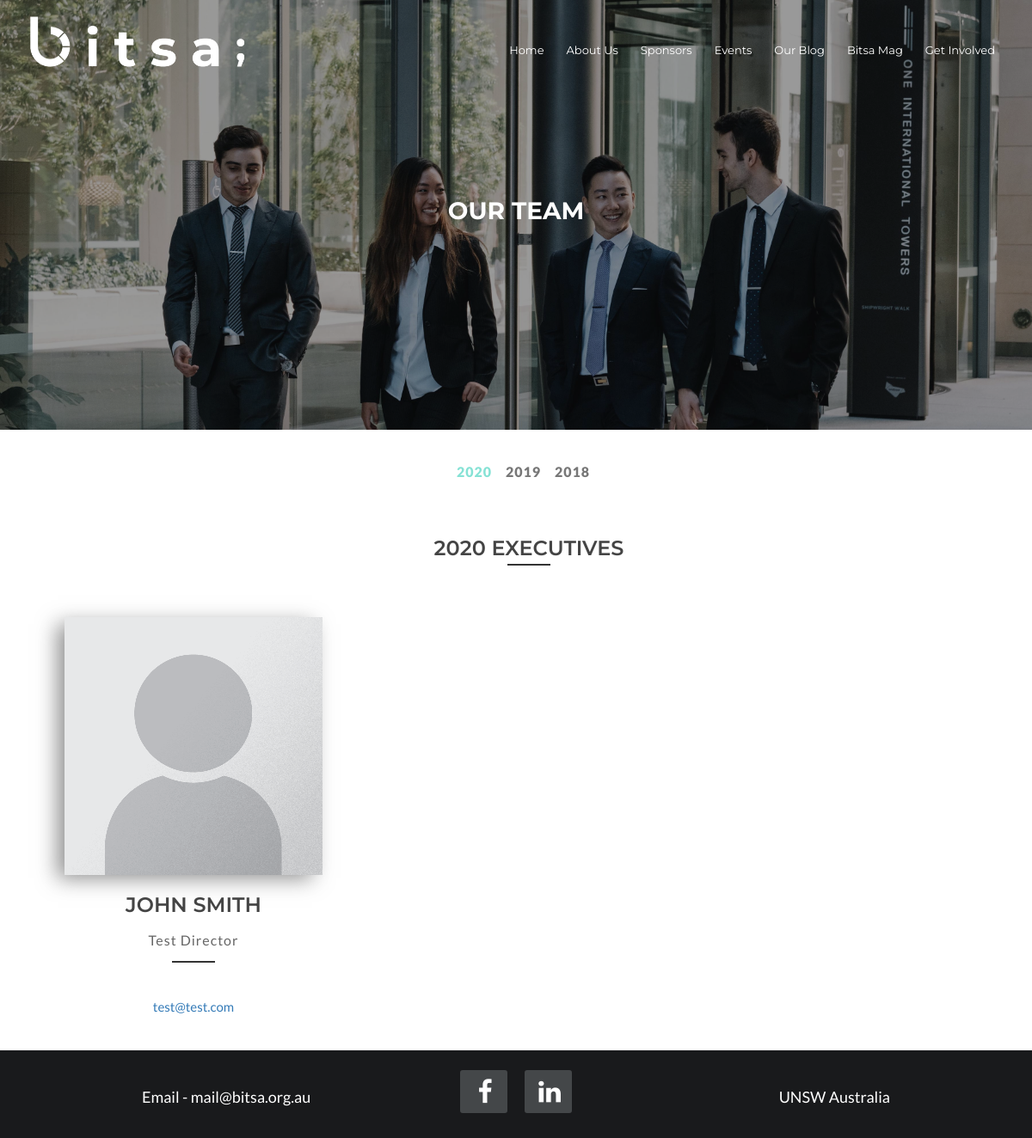
Page /ourteam on the committed database.
### blog/models.py (models this page shows, shortened)
class Profile(models.Model):
  position = models.CharField(max_length=200)
  name = models.CharField(max_length=500)
  image = models.ImageField(upload_to='images/profile')
  year = models.CharField(max_length=4)
  email = models.EmailField(max_length=500, null=True)
  degree = models.CharField(max_length=500, null=True)
  hobby = models.CharField(max_length=500, null=True)
  one_word = models.CharField(max_length=500, null=True)
  linkedin = models.CharField(max_length=1000, null=True)

### blog/views.py (the view)
# urls.py: path('ourteam', views.ourteam, name='ourteam'),
def ourteam(request):
  title = "Our team"
  profiles_2018 = get_list_or_404(Profile.objects.order_by('id'), year="2018")
  profiles_2019 = get_list_or_404(Profile.objects.order_by('id'), year="2019")
  profiles_2020 = get_list_or_404(Profile.objects.order_by('id'), year="2020")
  page_area = "page-area-ot"
  return render(request, 'blog/ourteam.html', {
'title':title,
'profiles_2018':profiles_2018,
'profiles_2019':profiles_2019,
'profiles_2020':profiles_2020,
'page_area':page_area
})

### blog/templates/blog/ourteam.html (shortened to what this page needs)
{% extends 'blog/navbar.html' %}
{% block content %}
    <div class="profile-area">
        <div class="container">
            <div class="profilerow">
                <div class="row">
                    <div class="awesome-project fix">
                        <div class="col-md-12 col-sm-12 col-xs-12">
                            <div class="awesome-menu ">
                                <ul class="portfolio-menu">
                                    <li><a href="#" class="active" data-filter=".2020">2020</a></li>
                                    <li><a href="#" data-filter=".2019">2019</a></li>
                                    <li><a href="#" data-filter=".2018">2018</a></li>
                                </ul>
                            </div>
                        </div>
                    </div>
                </div>
            </div>
            <div class="portfolio-content-ourteam">
                <div class="2020">
                    <div class="profilerow">
                        <div class="row">
                            <div class="section-head text-center">
                                <h3>2020 Executives</h3>
                            </div>
                        </div>
                    </div>
                        <div class="row">
                            {% for 2020_profile in profiles_2020 %}
                            <div class="col-md-4 col-sm-6 col-xs-12">
                                <div class="profile-single">
                                    <div class="profile-boxshadow">
                                        <div class="profile-container">
                                            <img src="{{ 2020_profile.image.url }}" alt="media\images\profile\default-profile.png">
                                        </div>
                                    </div>
                                    <div class="profile-description">
                                        <div class="section-head">
                                            <h3>{{2020_profile.name}}</h3>
                                            <p>{{2020_profile.position}}</p>
                                        </div>
                                        <ul>
                                            <li>
                                                <a href="mailto: {{2020_profile.email}}">{{2020_profile.email}}</a>
                                            </li>
                                        </ul>
                                    </div>
                                </div>
                            </div>
                            {% endfor %}
                        </div>
                </div>
            </div>
        </div>
    </div>
{% endblock %}

### blog/static/blog/style.css (style rules this page uses)
html, body { height: 100%; }
img { max-width:100%; height:auto; }
.fix { overflow:hidden; }
p { margin:0 0 15px; color: #666; }
h1, h2, h3, h4, h5, h6 { font-family: 'Montserrat', sans-serif; margin: 0 0 10px; color: #444; font-weight: 700; }
h3 { font-size: 30px; line-height: 40px; }
a { transition: all 0.3s ease 0s; text-decoration:none; }
ul { list-style: outside none none; margin: 0; padding: 0; }
.section-head > p { max-width: 600px; display: inline-block; font-size: 16px; letter-spacing: 1px; color: #666; }
.section-head { position: relative; margin-bottom: 40px; }
.section-head > h3 { display: block; font-size: 24px; font-weight: 600; text-transform: uppercase; color: #444; }
.section-head::after { background-color: #333; bottom: 0; content: ""; height: 2px; left: 0; margin: 0 auto; position: absolute; right: 0; width: 50px; }
body { background: #fff none repeat scroll 0 0; color: #999999; font-family: 'Lato', sans-serif; font-size: 15px; text-align: left; overflow-x: hidden; line-height: 22px; }
.portfolio-menu li a { color: #777; display: inline-block; font-size: 16px; margin: 0 12px; padding: 8px 1px; text-transform: uppercase; transition: all 0.3s ease 0s; font-weight: 800; letter-spacing: 1px; }
.portfolio-menu li a.active { color: #86e2d5; text-decoration: none; }
.portfolio-menu { margin-bottom: 10px; }
.portfolio-menu li a:first-child { padding-left:0px; margin-left:0px; }
.portfolio-menu li { display: inline-block; }
.awesome-menu { padding-top: 10px; }
.profilerow { padding-top: 20px; padding-bottom: 20px; text-align: center; }
.profile-area { background-color: #ffffff; position: relative; width: 100%; height: auto; }
.profile-description { width: 300px; text-align: center; margin: auto; padding-top: 15px; padding-bottom: 40px; }
.profile-single { text-align: center; }
.profile-boxshadow { -webkit-box-shadow: -10px 6px 23px -2px rgba(84,84,84,0.66); -moz-box-shadow: -10px 6px 23px -2px rgba(84,84,84,0.66); box-shadow: -10px 6px 23px -2px rgba(84,84,84,0.66); width: 300px; margin: auto; text-align: center; }
.profile-container { position: relative; }

### rows in the picture
Profile: image (placeholder picture), name "JOHN SMITH", position "Test Director", email "test@test.com"

### other values in the picture
{{ title }} "OUR TEAM"
